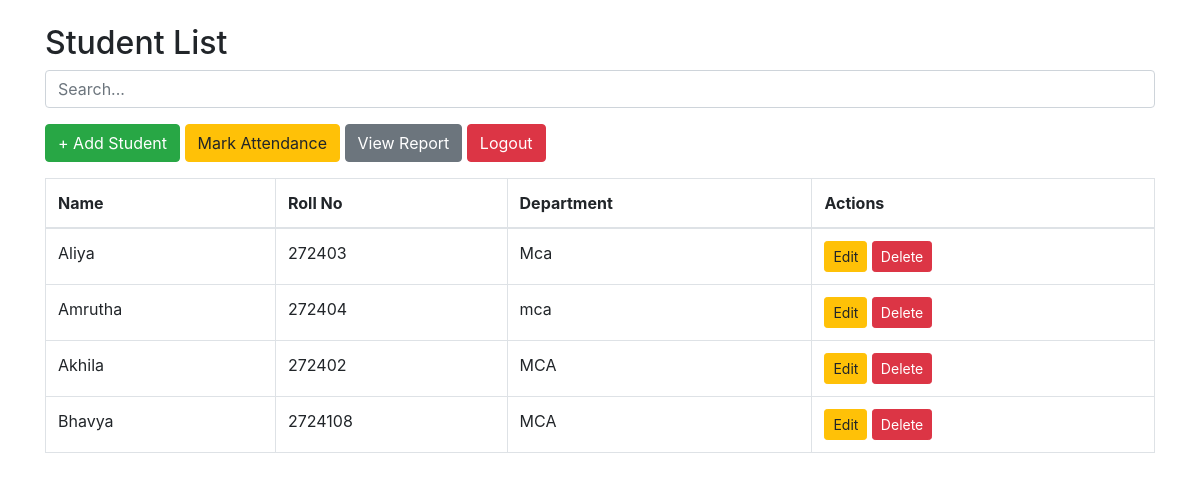
Page /core/ (signed in) on the committed database.
### core/models.py (models this page shows, shortened)
class Student(models.Model):
    name = models.CharField(max_length=100)
    roll_no = models.CharField(max_length=20, unique=True)
    department = models.CharField(max_length=50)

### core/views.py (the view)
# urls.py: path('', views.student_list,name='core_home'),  # Add this line
@login_required
def student_list(request):
    query = request.GET.get('q')
    students = Student.objects.filter(Q(name__icontains=query) | Q(roll_no__icontains=query)) if query else Student.objects.all()
    return render(request, 'student_list.html', {'students': students})

### core/templates/student_list.html (shortened to what this page needs)
{% load static %}
<!DOCTYPE html>
<html>
<head>
    <link rel="stylesheet" href="{% static 'bootstrap.min.css' %}">
</head>
<body class="container mt-4">
<h2>Student List</h2>
<form method="get" class="noprint mb-3">
    <input type="text" name="q" placeholder="Search..." class="form-control" value="{{ request.GET.q }}">
</form>
<div class="noprint mb-3">
    <a href="{% url 'student_create' %}" class="btn btn-success">+ Add Student</a>
    <a href="{% url 'mark_attendance' %}" class="btn btn-warning">Mark Attendance</a>
    <a href="{% url 'attendance_report' %}" class="btn btn-secondary">View Report</a>
    <a href="{% url 'logout' %}" class="btn btn-danger">Logout</a>
</div>
<table class="table table-bordered">
    <thead><tr><th>Name</th><th>Roll No</th><th>Department</th><th class="noprint">Actions</th></tr></thead>
    <tbody>
        {% for student in students %}
        <tr>
            <td>{{ student.name }}</td>
            <td>{{ student.roll_no }}</td>
            <td>{{ student.department }}</td>
            <td class="noprint">
                <a href="{% url 'student_edit' student.id %}" class="btn btn-sm btn-warning">Edit</a>
                <a href="{% url 'student_delete' student.id %}" class="btn btn-sm btn-danger">Delete</a>
            </td>
        </tr>
        {% endfor %}
    </tbody>
</table>
</body>
</html>

### rows in the picture
Student: name "Aliya", roll_no "272403", department "Mca"
Student: name "Amrutha", roll_no "272404", department "mca"
Student: name "Akhila", roll_no "272402", department "MCA"
Student: name "Bhavya", roll_no "2724108", department "MCA"
